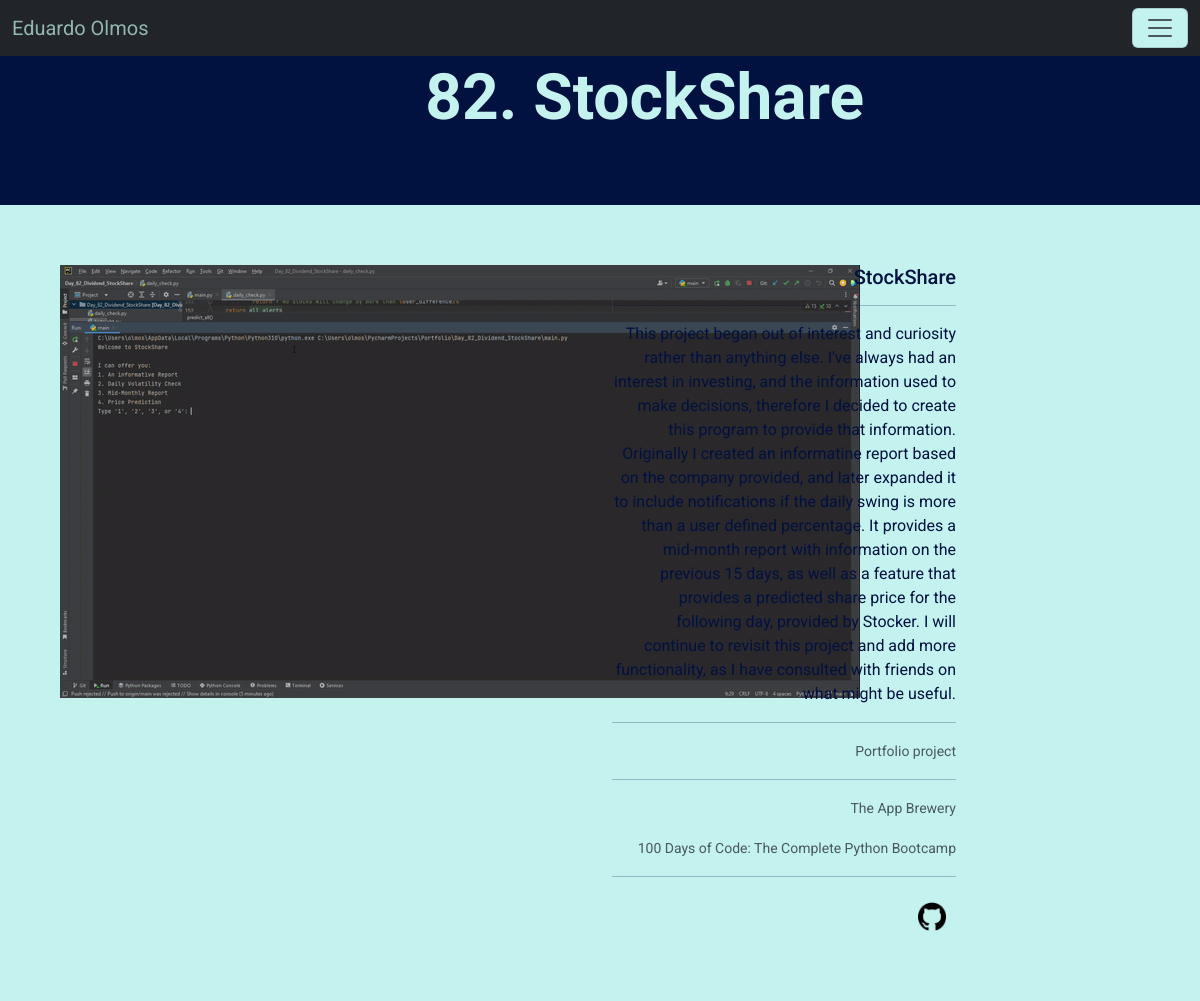
Page /portfolio/2 on the committed database.
### main.py (models this page shows, shortened)
class Portfolio(db.Model):
    __tablename__ = "portfolio"
    id = db.Column(db.Integer, primary_key=True)
    name = db.Column(db.String(250), unique=True, nullable=False)
    number = db.Column(db.Integer, unique=True, nullable=False)
    level = db.Column(db.String(250), nullable=False)
    description = db.Column(db.String(250), unique=True, nullable=False)
    github = db.Column(db.String(250), unique=True, nullable=False)
    focus = db.Column(db.String(250))
    c_name = db.Column(db.String(250))
    c_provider = db.Column(db.String(250), nullable=False)
    image_paths = db.Column(db.String(250), nullable=False)
    gif_paths = db.Column(db.String(250))
    misc = db.Column(db.String(500))

### main.py (the view)
@app.route("/portfolio/<int:project>", methods=["POST", "GET"])
def projects(project):
    requested_project = Portfolio.query.get(project)
    return render_template("project-template.html",
                           project=requested_project,
                           year=year
                           )

### templates/project-template.html (shortened to what this page needs)
{% include "nav_menu.html" %}
<body>
    <section id="project-template-header">
        <div class="row">
            <div class="col-9">
                <h1>{{ project.number }}. {{ project.name }}</h1>
            </div>
        </div>
    </section>
    <section id="project-template-body">
        <div class="row">
            <div class="col-12 col-lg-6">
                <div class="project-image-container">
                    <img src="{{ url_for('static', filename='/images/projects/' ~ project.number ~ '/gifs/1.gif') }}">
                </div>
            </div>
            <div class="col-12 col-lg-4">
                <h5 class="card-title">{{ project.name }}</h5>
                <hr>
                <p class="card-text">{{ project.description }}</p>
                <hr>
                <p class="card-text"><small class="text-muted">{{ project.level }} project</small></p>
                <hr>
                <p class="card-text"><small class="text-muted">{{ project.c_provider }}</small></p>
                <p class="card-text"><small class="text-muted">{{ project.c_name }}</small></p>
                <hr>
                <a class="icon-image" aria-current="page" href="{{ project.github }}">
                    <img class="icon-images" src="{{ url_for('static', filename='/img/github.png') }}">
                </a>
            </div>
        </div>
    </section>
</body>

### static/css/styles.css (style rules this page uses)
body { font-family: 'Roboto', sans-serif; }
h1 { font-family: 'Hind Siliguri', sans-serif; font-size: 400%; font-weight: 700; }
a { color: #ACCAF2; text-decoration: none; transition: 1s; opacity: 0.3 transition-timing-function: ease-in-out; }
p { font-weight: 400; }
.icon-images { width: 3rem; padding: 20%; }
.icon-image { display: inline-block; }
#project-template-header { background-color: #011140; color: #C4F2EE; padding: 5%; text-align: right; }
#project-template-body { color: #011140; background-color: #C4F2EE; padding: 5%; text-align: right; }

### rows in the picture
Portfolio: number "82", name "StockShare", description "This project began out of interest and curiosity rather than anything else. I've always had an interest in investing, and the information used to make decisions, therefore I decided to create this program to provide that information. Originally I created an informatine report based on the company provided, and later expanded it to include notifications if the daily swing is more than a user defined percentage. It provides a mid-month report with information on the previous 15 days, as well as a feature that provides a predicted share price for the following day, provided by Stocker. I will continue to revisit this project and add more functionality, as I have consulted with friends on what…", level "Portfolio", c_provider "The App Brewery", c_name "100 Days of Code: The Complete Python Bootcamp"
